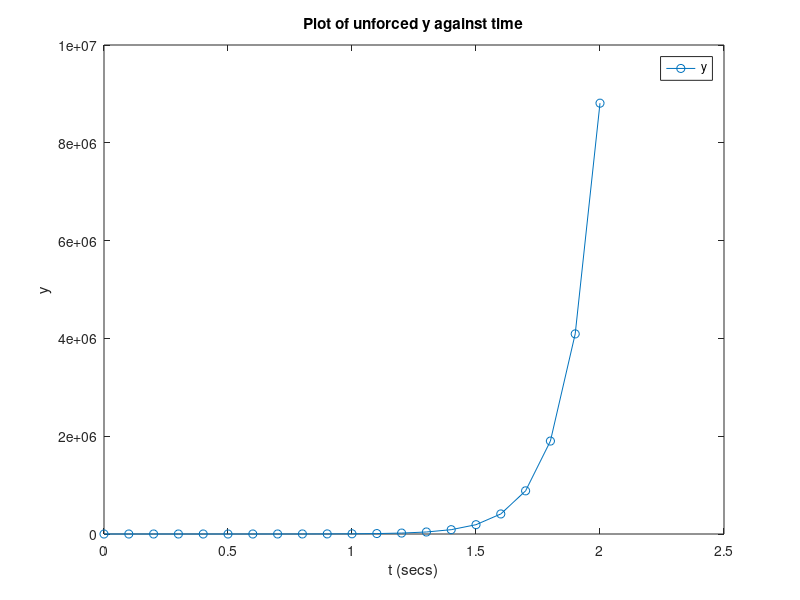
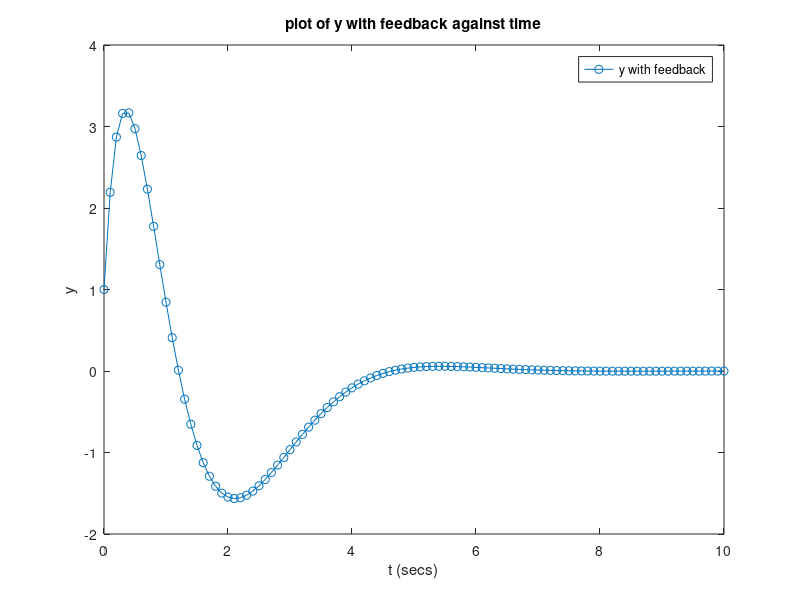

Write MATLAB code to recreate these figures, in order.
%%% Q1(a) %%%
A = [0 1 0;
     0 0 1;
     1 5 7];
 
B = [1; 0; 0];

C = [0 1 3];

eig_A = eig(A);
disp("e-values of A:");
disp(eig_A);

%%% Q1(b) %%%
n = size(A, 1);
m = size(B, 1);

Q = zeros(n, n*m);
for i=0:n-1
   Q(:,i+1) = A^i*B; 
end

disp("Q:")
disp(Q);

rank_Q = rank(Q);
disp("Rank of Q:")
disp(rank_Q);

%%% Q1(c) %%%
T = 0.1;
tf = 2.0;
numOfIteration = ceil(tf/T);
x = zeros(n, numOfIteration);
t = zeros(1, numOfIteration);

% set initial state vector
x(:,1) = [0; 1; 0];
t(1) = 0;

% calculate state vector over time interval
for k = 1:numOfIteration
    t(k+1) = t(k) + T;
    x(:,k+1) = expm(A*t(k+1)) * x(:,1);
end

y = C*x;

figure(1);
plot(t, y, '-o');
title('Plot of unforced y against time');
legend('y');
xlabel('t (secs)');
ylabel('y');

%%% Q1(d) %%%
p = [-1+1i, -1-1i, -2];
K = place(A, B, p);
disp('K:');
disp(K);

%%% Q1(e) %%%
T = 0.1;
tf = 10.0;
numOfIteration = ceil(tf/T);
A_fb = A - B*K;
x_fb = zeros(3, numOfIteration);
x_fb(:,1) = [0; 1; 0];

for k = 1:numOfIteration
    t(k+1) = t(k) + T;
    x_fb(:,k+1) = expm(A_fb*t(k+1)) * x_fb(:,1);
end

y_fb = C*x_fb;

figure(2);
plot(t, y_fb, '-o');
legend('y with feedback');
title('plot of y with feedback against time');
xlabel('t (secs)');
ylabel('y');